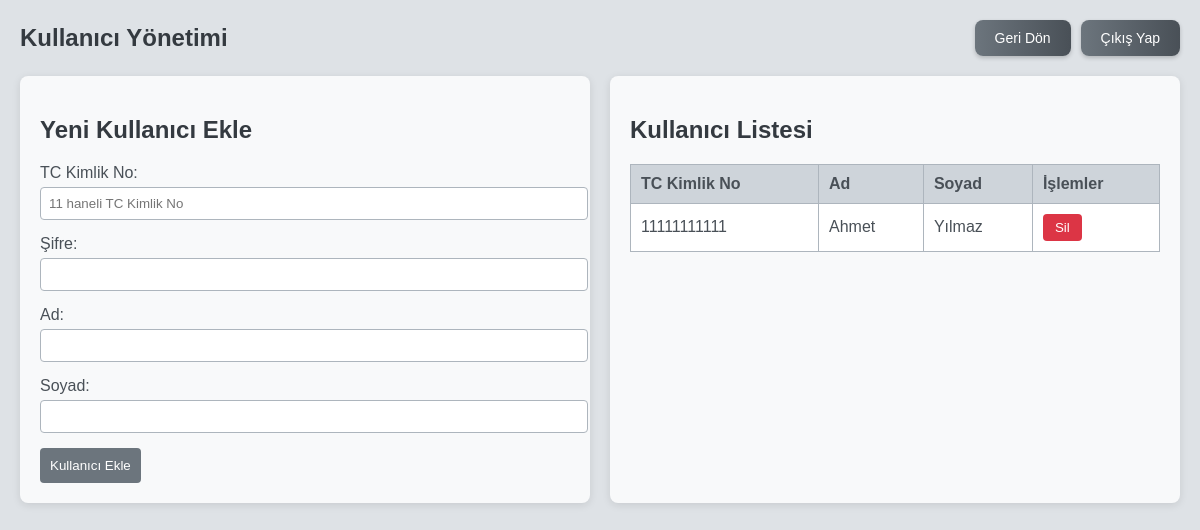
Before: /kullanici_yonetim (signed in) with the older database file.
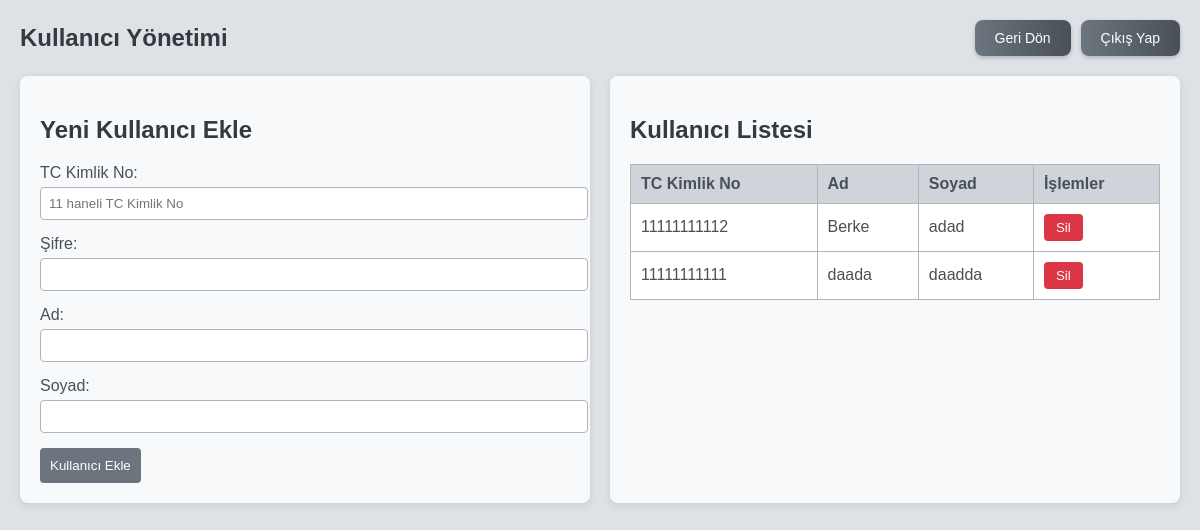
After: the same page with the newer database file.
### tables this page shows
CREATE TABLE kullanicilar (
            id TEXT PRIMARY KEY,
            tc TEXT  NOT NULL,
            sifre TEXT NOT NULL,
            ad TEXT NOT NULL,
            soyad TEXT NOT NULL,
            foto TEXT
        );

### app.py (the view, shortened to what this page needs)
@app.route('/kullanici_yonetim', methods=['GET', 'POST'])
def kullanici_yonetim():
    if 'tc' not in session or session.get('rol') != 'personel':
        return redirect(url_for('personel_giris'))
    conn = veritabani_baglantisi()
    cur = conn.cursor()
    odunc_kitaplar = None
    tc = None
    mevcut_kitaplar = None
    cur.execute('SELECT tc, ad, soyad FROM kullanicilar')
    kullanicilar = cur.fetchall()
    conn.close()
    return render_template('kullanici_yonetim.html',
                         odunc_kitaplar=odunc_kitaplar,
                         tc=tc,
                         mevcut_kitaplar=mevcut_kitaplar,
                         kullanicilar=kullanicilar)

### app.py (called while the page is built)
def veritabani_baglantisi() -> sqlite3.Connection:
    conn = sqlite3.connect('kutuphane.db')
    conn.row_factory = sqlite3.Row
    return conn

### templates/kullanici_yonetim.html (shortened to what this page needs)
<!DOCTYPE html>
<html lang="tr">
<head>
</head>
<body>
    <div class="app-container">
        <div class="library-section">
            <div class="header-title">
                <h1>Kullanıcı Yönetimi</h1>
                <div class="button-container">
                    <a href="{{ url_for('kutuphane_personel') }}" class="logout-btn">Geri Dön</a>
                    <a href="{{ url_for('personel_cikis') }}" class="logout-btn">Çıkış Yap</a>
                </div>
            </div>
            <div class="content-container">
                <div class="section">
                    <h2>Yeni Kullanıcı Ekle</h2>
                    <form action="{{ url_for('kullanici_yonetim') }}" method="POST">
                        <div class="form-group">
                            <label for="tc">TC Kimlik No:</label>
                            <input type="text" id="tc" name="tc" required pattern="\d{11}" maxlength="11" placeholder="11 haneli TC Kimlik No ">
                        </div>
                        <div class="form-group">
                            <label for="sifre">Şifre:</label>
                            <input type="password" id="sifre" name="sifre" required>
                        </div>
                        <div class="form-group">
                            <label for="ad">Ad:</label>
                            <input type="text" id="ad" name="ad" required>
                        </div>
                        <div class="form-group">
                            <label for="soyad">Soyad:</label>
                            <input type="text" id="soyad" name="soyad" required>
                        </div>
                        <button type="submit" class="submit-btn">Kullanıcı Ekle</button>
                    </form>
                </div>
                <div class="section">
                    <h2>Kullanıcı Listesi</h2>
                    <table>
                        <tr>
                            <th>TC Kimlik No</th>
                            <th>Ad</th>
                            <th>Soyad</th>
                            <th>İşlemler</th>
                        </tr>
                        {% for kullanici in kullanicilar %}
                        <tr>
                            <td>{{ kullanici['tc'] }}</td>
                            <td>{{ kullanici['ad'] }}</td>
                            <td>{{ kullanici['soyad'] }}</td>
                            <td>
                                <form action="{{ url_for('kullanici_yonetim') }}" method="POST" style="display:inline;">
                                    <button type="submit" class="delete-btn" onclick="return confirm('Bu kullanıcıyı silmek istediğinizden emin misiniz?');">Sil</button>
                                </form>
                            </td>
                        </tr>
                        {% endfor %}
                    </table>
                </div>
            </div>
        </div>
    </div>
</body>
</html>

### templates/kullanici_yonetim.html (style rules this page uses)
body { margin: 0; padding: 0; min-height: 100vh; overflow-x: hidden; background-color: #e9ecef; font-family: 'Arial', sans-serif; color: #343a40; }
.app-container { display: flex; min-height: 100vh; overflow-x: hidden; position: relative; }
.library-section { flex: 1; padding: 20px; background-color: #dee2e6; position: relative; }
.header-title { display: flex; justify-content: space-between; align-items: center; margin-bottom: 20px; }
.header-title h1 { margin: 0; font-size: 24px; font-weight: 600; color: #343a40; }
.button-container { display: flex; gap: 10px; }
.logout-btn { text-decoration: none; padding: 10px 20px; background: linear-gradient(90deg, #6c757d, #495057); color: white; border: none; border-radius: 8px; font-size: 14px; font-weight: 500; transition: all 0.3s ease; box-shadow: 0 2px 4px rgba(0, 0, 0, 0.2); cursor: pointer; text-align: center; }
.content-container { display: flex; gap: 20px; flex-wrap: wrap; }
.section { background: #f8f9fa; padding: 20px; border-radius: 8px; box-shadow: 0 2px 8px rgba(0, 0, 0, 0.1); flex: 1; min-width: 300px; }
table { border-collapse: collapse; width: 100%; margin-bottom: 20px; background-color: #fff; }
th, td { border: 1px solid #adb5bd; padding: 10px; text-align: left; color: #495057; }
th { background-color: #ced4da; font-weight: 600; }
tbody tr { transition: background-color 0.3s ease; }
.form-group { margin-bottom: 15px; }
.form-group label { display: block; margin-bottom: 5px; color: #495057; font-weight: 500; }
.form-group input, .form-group select { width: 100%; padding: 8px; border: 1px solid #adb5bd; border-radius: 4px; background-color: #fff; transition: border-color 0.3s ease, box-shadow 0.3s ease; }
.submit-btn { padding: 10px; background-color: #6c757d; color: white; border: none; border-radius: 4px; cursor: pointer; transition: background-color 0.3s ease, transform 0.1s ease; }
.delete-btn { padding: 6px 12px; background-color: #dc3545; color: white; border: none; border-radius: 4px; cursor: pointer; transition: background-color 0.3s ease, transform 0.1s ease; }

Changed rows visible on the page:
now on one of the page's lists (row edited): kullanicilar: tc "11111111111", ad "daada", soyad "daadda"
changed kullanicilar: tc "11111111111" → "11111111112"; ad "Ahmet" → "Berke"; soyad "Yılmaz" → "adad"
